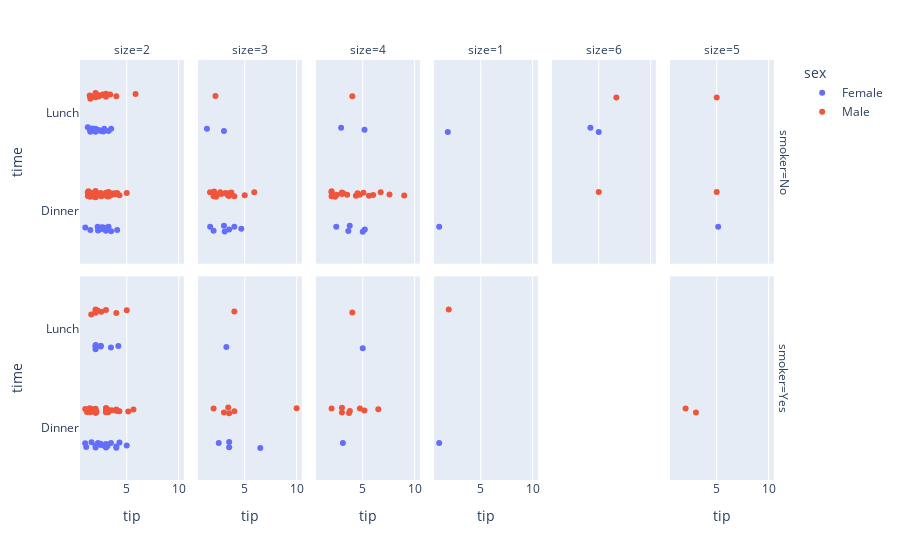

The notebook cell this image was saved under:
### Code cell
f1 = go.Figure()
px.strip(df, x='tip', y='time',color='sex', facet_col='size',facet_row='smoker')

### Figure 1 — Plotly figure (JSON) as saved in the notebook; plotly's stock layout.template omitted (floating-point values rounded to 4 significant figures)
{"data": [{"alignmentgroup": "True", "boxpoints": "all", "fillcolor": "rgba(255,255,255,0)", "hoveron": "points", "hovertemplate": "sex=Female<br>smoker=No<br>size=2<br>tip=%{x}<br>time=%{y}<extra></extra>", "legendgroup": "Female", "line": {"color": "rgba(255,255,255,0)"}, "marker": {"color": "#636efa"}, "name": "Female", "offsetgroup": "Female", "orientation": "h", "pointpos": 0, "showlegend": true, "type": "box", "x": [1.01, 3.02, 2.75, 2.23, 3, 3, 2.6, 1.5, 2.47, 2.2, 3.25, 4.08, 3.5, 1.5, 1.8, 1.68, 2.52, 2, 2, 2.83, 1.5, 2, 3.25, 1.25, 2, 2, 2.75, 3.5, 2.3, 1.5, 1.63, 2.61, 3], "x0": " ", "xaxis": "x7", "y": ["Dinner", "Dinner", "Dinner", "Dinner", "Dinner", "Dinner", "Dinner", "Dinner", "Dinner", "Dinner", "Dinner", "Dinner", "Dinner", "Lunch", "Lunch", "Lunch", "Lunch", "Lunch", "Lunch", "Lunch", "Lunch", "Lunch", "Lunch", "Lunch", "Lunch", "Lunch", "Lunch", "Lunch", "Lunch", "Lunch", "Lunch", "Dinner", "Dinner"], "y0": " ", "yaxis": "y7"}, {"alignmentgroup": "True", "boxpoints": "all", "fillcolor": "rgba(255,255,255,0)", "hoveron": "points", "hovertemplate": "sex=Female<br>smoker=No<br>size=3<br>tip=%{x}<br>time=%{y}<extra></extra>", "legendgroup": "Female", "line": {"color": "rgba(255,255,255,0)"}, "marker": {"color": "#636efa"}, "name": "Female", "offsetgroup": "Female", "orientation": "h", "pointpos": 0, "showlegend": false, "type": "box", "x": [1.67, 3.5, 3.07, 3, 4, 1.36, 2, 3, 4.67], "x0": " ", "xaxis": "x8", "y": ["Dinner", "Dinner", "Dinner", "Dinner", "Dinner", "Lunch", "Dinner", "Lunch", "Dinner"], "y0": " ", "yaxis": "y8"}, {"alignmentgroup": "True", "boxpoints": "all", "fillcolor": "rgba(255,255,255,0)", "hoveron": "points", "hovertemplate": "sex=Female<br>smoker=No<br>size=4<br>tip=%{x}<br>time=%{y}<extra></extra>", "legendgroup": "Female", "line": {"color": "rgba(255,255,255,0)"}, "marker": {"color": "#636efa"}, "name": "Female", "offsetgroup": "Female", "orientation": "h", "pointpos": 0, "showlegend": false, "type": "box", "x": [3.61, 5, 2.45, 5.2, 5.17, 2.92, 3.75], "x0": " ", "xaxis": "x9", "y": ["Dinner", "Dinner", "Dinner", "Dinner", "Lunch", "Lunch", "Dinner"], "y0": " ", "yaxis": "y9"}, {"alignmentgroup": "True", "boxpoints": "all", "fillcolor": "rgba(255,255,255,0)", "hoveron": "points", "hovertemplate": "sex=Female<br>smoker=No<br>size=1<br>tip=%{x}<br>time=%{y}<extra></extra>", "legendgroup": "Female", "line": {"color": "rgba(255,255,255,0)"}, "marker": {"color": "#636efa"}, "name": "Female", "offsetgroup": "Female", "orientation": "h", "pointpos": 0, "showlegend": false, "type": "box", "x": [1.83, 1], "x0": " ", "xaxis": "x10", "y": ["Lunch", "Dinner"], "y0": " ", "yaxis": "y10"}, {"alignmentgroup": "True", "boxpoints": "all", "fillcolor": "rgba(255,255,255,0)", "hoveron": "points", "hovertemplate": "sex=Female<br>smoker=No<br>size=6<br>tip=%{x}<br>time=%{y}<extra></extra>", "legendgroup": "Female", "line": {"color": "rgba(255,255,255,0)"}, "marker": {"color": "#636efa"}, "name": "Female", "offsetgroup": "Female", "orientation": "h", "pointpos": 0, "showlegend": false, "type": "box", "x": [4.2, 5], "x0": " ", "xaxis": "x11", "y": ["Lunch", "Lunch"], "y0": " ", "yaxis": "y11"}, {"alignmentgroup": "True", "boxpoints": "all", "fillcolor": "rgba(255,255,255,0)", "hoveron": "points", "hovertemplate": "sex=Female<br>smoker=No<br>size=5<br>tip=%{x}<br>time=%{y}<extra></extra>", "legendgroup": "Female", "line": {"color": "rgba(255,255,255,0)"}, "marker": {"color": "#636efa"}, "name": "Female", "offsetgroup": "Female", "orientation": "h", "pointpos": 0, "showlegend": false, "type": "box", "x": [5.14], "x0": " ", "xaxis": "x12", "y": ["Dinner"], "y0": " ", "yaxis": "y12"}, {"alignmentgroup": "True", "boxpoints": "all", "fillcolor": "rgba(255,255,255,0)", "hoveron": "points", "hovertemplate": "sex=Female<br>smoker=Yes<br>size=2<br>tip=%{x}<br>time=%{y}<extra></extra>", "legendgroup": "Female", "line": {"color": "rgba(255,255,255,0)"}, "marker": {"color": "#636efa"}, "name": "Female", "offsetgroup": "Female", "orientation": "h", "pointpos": 0, "showlegend": false, "type": "box", "x": [3.14, 5, 1, 4.3, 2.5, 3, 3.48, 4, 3, 1.61, 2, 4, 4.19, 2, 2.01, 2, 2.5, 2.23, 2.5, 1.1, 3.48, 2.5, 2, 2.88, 2], "x0": " ", "xaxis": "x", "y": ["Dinner", "Dinner", "Dinner", "Dinner", "Dinner", "Dinner", "Dinner", "Dinner", "Dinner", "Dinner", "Dinner", "Dinner", "Lunch", "Lunch", "Lunch", "Lunch", "Lunch", "Dinner", "Dinner", "Dinner", "Lunch", "Lunch", "Lunch", "Dinner", "Dinner"], "y0": " ", "yaxis": "y"}, {"alignmentgroup": "True", "boxpoints": "all", "fillcolor": "rgba(255,255,255,0)", "hoveron": "points", "hovertemplate": "sex=Female<br>smoker=Yes<br>size=3<br>tip=%{x}<br>time=%{y}<extra></extra>", "legendgroup": "Female", "line": {"color": "rgba(255,255,255,0)"}, "marker": {"color": "#636efa"}, "name": "Female", "offsetgroup": "Female", "orientation": "h", "pointpos": 0, "showlegend": false, "type": "box", "x": [2.5, 3.5, 3.5, 3.23, 6.5], "x0": " ", "xaxis": "x2", "y": ["Dinner", "Dinner", "Dinner", "Lunch", "Dinner"], "y0": " ", "yaxis": "y2"}, {"alignmentgroup": "True", "boxpoints": "all", "fillcolor": "rgba(255,255,255,0)", "hoveron": "points", "hovertemplate": "sex=Female<br>smoker=Yes<br>size=4<br>tip=%{x}<br>time=%{y}<extra></extra>", "legendgroup": "Female", "line": {"color": "rgba(255,255,255,0)"}, "marker": {"color": "#636efa"}, "name": "Female", "offsetgroup": "Female", "orientation": "h", "pointpos": 0, "showlegend": false, "type": "box", "x": [5, 3.09], "x0": " ", "xaxis": "x3", "y": ["Lunch", "Dinner"], "y0": " ", "yaxis": "y3"}, {"alignmentgroup": "True", "boxpoints": "all", "fillcolor": "rgba(255,255,255,0)", "hoveron": "points", "hovertemplate": "sex=Female<br>smoker=Yes<br>size=1<br>tip=%{x}<br>time=%{y}<extra></extra>", "legendgroup": "Female", "line": {"color": "rgba(255,255,255,0)"}, "marker": {"color": "#636efa"}, "name": "Female", "offsetgroup": "Female", "orientation": "h", "pointpos": 0, "showlegend": false, "type": "box", "x": [1], "x0": " ", "xaxis": "x4", "y": ["Dinner"], "y0": " ", "yaxis": "y4"}, {"alignmentgroup": "True", "boxpoints": "all", "fillcolor": "rgba(255,255,255,0)", "hoveron": "points", "hovertemplate": "sex=Male<br>smoker=No<br>size=2<br>tip=%{x}<br>time=%{y}<extra></extra>", "legendgroup": "Male", "line": {"color": "rgba(255,255,255,0)"}, "marker": {"color": "#EF553B"}, "name": "Male", "offsetgroup": "Male", "orientation": "h", "pointpos": 0, "showlegend": true, "type": "box", "x": [3.31, 2, 1.96, 3.23, 1.71, 1.57, 3.92, 4.08, 3.18, 2, 2, 4.3, 1.45, 3.27, 2.54, 3.06, 1.32, 3, 5, 3, 2.5, 1.56, 3.51, 2.01, 1.97, 1.25, 3, 2.71, 3.4, 2.03, 2, 4, 5.85, 3, 3.5, 1.5, 3.76, 3, 2.55, 2.31, 2.5, 2, 1.48, 1.5, 1.73, 2, 2.5, 2, 2.5, 2, 2.24, 1.44, 2.72, 3.39, 1.47, 1.25, 1.75], "x0": " ", "xaxis": "x7", "y": ["Dinner", "Dinner", "Dinner", "Dinner", "Dinner", "Dinner", "Dinner", "Dinner", "Dinner", "Dinner", "Dinner", "Dinner", "Dinner", "Dinner", "Dinner", "Dinner", "Dinner", "Dinner", "Dinner", "Dinner", "Dinner", "Dinner", "Dinner", "Dinner", "Dinner", "Dinner", "Lunch", "Lunch", "Lunch", "Lunch", "Lunch", "Lunch", "Lunch", "Lunch", "Dinner", "Dinner", "Dinner", "Dinner", "Dinner", "Lunch", "Lunch", "Lunch", "Lunch", "Lunch", "Lunch", "Lunch", "Dinner", "Dinner", "Dinner", "Dinner", "Dinner", "Lunch", "Dinner", "Dinner", "Dinner", "Dinner", "Dinner"], "y0": " ", "yaxis": "y7"}, {"alignmentgroup": "True", "boxpoints": "all", "fillcolor": "rgba(255,255,255,0)", "hoveron": "points", "hovertemplate": "sex=Male<br>smoker=No<br>size=3<br>tip=%{x}<br>time=%{y}<extra></extra>", "legendgroup": "Male", "line": {"color": "rgba(255,255,255,0)"}, "marker": {"color": "#EF553B"}, "name": "Male", "offsetgroup": "Male", "orientation": "h", "pointpos": 0, "showlegend": false, "type": "box", "x": [1.66, 3.5, 3.71, 3.35, 3.6, 2, 2.31, 5, 2.24, 2.05, 2.64, 3.15, 4, 2.18, 2.74, 3.48, 5.92], "x0": " ", "xaxis": "x8", "y": ["Dinner", "Dinner", "Dinner", "Dinner", "Dinner", "Dinner", "Dinner", "Dinner", "Dinner", "Dinner", "Dinner", "Dinner", "Dinner", "Lunch", "Dinner", "Dinner", "Dinner"], "y0": " ", "yaxis": "y8"}, {"alignmentgroup": "True", "boxpoints": "all", "fillcolor": "rgba(255,255,255,0)", "hoveron": "points", "hovertemplate": "sex=Male<br>smoker=No<br>size=4<br>tip=%{x}<br>time=%{y}<extra></extra>", "legendgroup": "Male", "line": {"color": "rgba(255,255,255,0)"}, "marker": {"color": "#EF553B"}, "name": "Male", "offsetgroup": "Male", "orientation": "h", "pointpos": 0, "showlegend": false, "type": "box", "x": [4.71, 3.12, 3, 7.58, 2.34, 2.5, 5.6, 6, 4.34, 6.73, 4, 5.07, 2, 2, 2, 3.5, 4.5, 9, 3], "x0": " ", "xaxis": "x9", "y": ["Dinner", "Dinner", "Dinner", "Dinner", "Dinner", "Dinner", "Dinner", "Dinner", "Dinner", "Dinner", "Lunch", "Dinner", "Dinner", "Dinner", "Dinner", "Dinner", "Dinner", "Dinner", "Dinner"], "y0": " ", "yaxis": "y9"}, {"alignmentgroup": "True", "boxpoints": "all", "fillcolor": "rgba(255,255,255,0)", "hoveron": "points", "hovertemplate": "sex=Male<br>smoker=No<br>size=6<br>tip=%{x}<br>time=%{y}<extra></extra>", "legendgroup": "Male", "line": {"color": "rgba(255,255,255,0)"}, "marker": {"color": "#EF553B"}, "name": "Male", "offsetgroup": "Male", "orientation": "h", "pointpos": 0, "showlegend": false, "type": "box", "x": [6.7, 5], "x0": " ", "xaxis": "x11", "y": ["Lunch", "Dinner"], "y0": " ", "yaxis": "y11"}, {"alignmentgroup": "True", "boxpoints": "all", "fillcolor": "rgba(255,255,255,0)", "hoveron": "points", "hovertemplate": "sex=Male<br>smoker=No<br>size=5<br>tip=%{x}<br>time=%{y}<extra></extra>", "legendgroup": "Male", "line": {"color": "rgba(255,255,255,0)"}, "marker": {"color": "#EF553B"}, "name": "Male", "offsetgroup": "Male", "orientation": "h", "pointpos": 0, "showlegend": false, "type": "box", "x": [5, 5], "x0": " ", "xaxis": "x12", "y": ["Lunch", "Dinner"], "y0": " ", "yaxis": "y12"}, {"alignmentgroup": "True", "boxpoints": "all", "fillcolor": "rgba(255,255,255,0)", "hoveron": "points", "hovertemplate": "sex=Male<br>smoker=Yes<br>size=2<br>tip=%{x}<br>time=%{y}<extra></extra>", "legendgroup": "Male", "line": {"color": "rgba(255,255,255,0)"}, "marker": {"color": "#EF553B"}, "name": "Male", "offsetgroup": "Male", "orientation": "h", "pointpos": 0, "showlegend": false, "type": "box", "x": [1.76, 3.21, 2, 1.98, 2.09, 3.08, 3, 5, 3, 4, 1.5, 3, 1.64, 4.06, 4.29, 2, 3.16, 5.15, 3.18, 4, 3.11, 2, 2, 3.55, 5.65, 3, 1.5, 2.56, 2.02, 4, 2, 2, 2.03, 1.5, 1.44, 2.2, 1.58, 3, 1, 1.17, 2], "x0": " ", "xaxis": "x", "y": ["Dinner", "Dinner", "Dinner", "Dinner", "Dinner", "Dinner", "Lunch", "Lunch", "Dinner", "Dinner", "Dinner", "Dinner", "Dinner", "Dinner", "Dinner", "Lunch", "Dinner", "Dinner", "Dinner", "Dinner", "Dinner", "Dinner", "Dinner", "Dinner", "Dinner", "Dinner", "Dinner", "Lunch", "Lunch", "Lunch", "Lunch", "Lunch", "Dinner", "Dinner", "Dinner", "Lunch", "Lunch", "Dinner", "Dinner", "Dinner", "Dinner"], "y0": " ", "yaxis": "y"}, {"alignmentgroup": "True", "boxpoints": "all", "fillcolor": "rgba(255,255,255,0)", "hoveron": "points", "hovertemplate": "sex=Male<br>smoker=Yes<br>size=3<br>tip=%{x}<br>time=%{y}<extra></extra>", "legendgroup": "Male", "line": {"color": "rgba(255,255,255,0)"}, "marker": {"color": "#EF553B"}, "name": "Male", "offsetgroup": "Male", "orientation": "h", "pointpos": 0, "showlegend": false, "type": "box", "x": [10, 3.5, 4, 4, 3.41, 2, 3], "x0": " ", "xaxis": "x2", "y": ["Dinner", "Dinner", "Dinner", "Lunch", "Dinner", "Dinner", "Dinner"], "y0": " ", "yaxis": "y2"}, {"alignmentgroup": "True", "boxpoints": "all", "fillcolor": "rgba(255,255,255,0)", "hoveron": "points", "hovertemplate": "sex=Male<br>smoker=Yes<br>size=4<br>tip=%{x}<br>time=%{y}<extra></extra>", "legendgroup": "Male", "line": {"color": "rgba(255,255,255,0)"}, "marker": {"color": "#EF553B"}, "name": "Male", "offsetgroup": "Male", "orientation": "h", "pointpos": 0, "showlegend": false, "type": "box", "x": [3, 3.76, 4.73, 3.68, 6.5, 4, 3, 5.16, 2], "x0": " ", "xaxis": "x3", "y": ["Dinner", "Dinner", "Dinner", "Dinner", "Dinner", "Lunch", "Dinner", "Dinner", "Dinner"], "y0": " ", "yaxis": "y3"}, {"alignmentgroup": "True", "boxpoints": "all", "fillcolor": "rgba(255,255,255,0)", "hoveron": "points", "hovertemplate": "sex=Male<br>smoker=Yes<br>size=1<br>tip=%{x}<br>time=%{y}<extra></extra>", "legendgroup": "Male", "line": {"color": "rgba(255,255,255,0)"}, "marker": {"color": "#EF553B"}, "name": "Male", "offsetgroup": "Male", "orientation": "h", "pointpos": 0, "showlegend": false, "type": "box", "x": [1.92], "x0": " ", "xaxis": "x4", "y": ["Lunch"], "y0": " ", "yaxis": "y4"}, {"alignmentgroup": "True", "boxpoints": "all", "fillcolor": "rgba(255,255,255,0)", "hoveron": "points", "hovertemplate": "sex=Male<br>smoker=Yes<br>size=5<br>tip=%{x}<br>time=%{y}<extra></extra>", "legendgroup": "Male", "line": {"color": "rgba(255,255,255,0)"}, "marker": {"color": "#EF553B"}, "name": "Male", "offsetgroup": "Male", "orientation": "h", "pointpos": 0, "showlegend": false, "type": "box", "x": [2, 3], "x0": " ", "xaxis": "x6", "y": ["Dinner", "Dinner"], "y0": " ", "yaxis": "y6"}], "layout": {"annotations": [{"font": {}, "showarrow": false, "text": "size=2", "x": 0.07333, "xanchor": "center", "xref": "paper", "y": 1, "yanchor": "bottom", "yref": "paper"}, {"font": {}, "showarrow": false, "text": "size=3", "x": 0.24, "xanchor": "center", "xref": "paper", "y": 1, "yanchor": "bottom", "yref": "paper"}, {"font": {}, "showarrow": false, "text": "size=4", "x": 0.4067, "xanchor": "center", "xref": "paper", "y": 1, "yanchor": "bottom", "yref": "paper"}, {"font": {}, "showarrow": false, "text": "size=1", "x": 0.5733, "xanchor": "center", "xref": "paper", "y": 1, "yanchor": "bottom", "yref": "paper"}, {"font": {}, "showarrow": false, "text": "size=6", "x": 0.74, "xanchor": "center", "xref": "paper", "y": 1, "yanchor": "bottom", "yref": "paper"}, {"font": {}, "showarrow": false, "text": "size=5", "x": 0.9067, "xanchor": "center", "xref": "paper", "y": 1, "yanchor": "bottom", "yref": "paper"}, {"font": {}, "showarrow": false, "text": "smoker=Yes", "textangle": 90, "x": 0.98, "xanchor": "left", "xref": "paper", "y": 0.2425, "yanchor": "middle", "yref": "paper"}, {"font": {}, "showarrow": false, "text": "smoker=No", "textangle": 90, "x": 0.98, "xanchor": "left", "xref": "paper", "y": 0.7575, "yanchor": "middle", "yref": "paper"}], "boxmode": "group", "legend": {"title": {"text": "sex"}, "tracegroupgap": 0}, "margin": {"t": 60}, "xaxis": {"anchor": "y", "domain": [0, 0.1467], "title": {"text": "tip"}}, "xaxis10": {"anchor": "y10", "domain": [0.5, 0.6467], "matches": "x", "showticklabels": false}, "xaxis11": {"anchor": "y11", "domain": [0.6667, 0.8133], "matches": "x", "showticklabels": false}, "xaxis12": {"anchor": "y12", "domain": [0.8333, 0.98], "matches": "x", "showticklabels": false}, "xaxis2": {"anchor": "y2", "domain": [0.1667, 0.3133], "matches": "x", "title": {"text": "tip"}}, "xaxis3": {"anchor": "y3", "domain": [0.3333, 0.48], "matches": "x", "title": {"text": "tip"}}, "xaxis4": {"anchor": "y4", "domain": [0.5, 0.6467], "matches": "x", "title": {"text": "tip"}}, "xaxis5": {"anchor": "y5", "domain": [0.6667, 0.8133], "matches": "x", "title": {"text": "tip"}}, "xaxis6": {"anchor": "y6", "domain": [0.8333, 0.98], "matches": "x", "title": {"text": "tip"}}, "xaxis7": {"anchor": "y7", "domain": [0, 0.1467], "matches": "x", "showticklabels": false}, "xaxis8": {"anchor": "y8", "domain": [0.1667, 0.3133], "matches": "x", "showticklabels": false}, "xaxis9": {"anchor": "y9", "domain": [0.3333, 0.48], "matches": "x", "showticklabels": false}, "yaxis": {"anchor": "x", "domain": [0, 0.485], "title": {"text": "time"}}, "yaxis10": {"anchor": "x10", "domain": [0.515, 1], "matches": "y", "showticklabels": false}, "yaxis11": {"anchor": "x11", "domain": [0.515, 1], "matches": "y", "showticklabels": false}, "yaxis12": {"anchor": "x12", "domain": [0.515, 1], "matches": "y", "showticklabels": false}, "yaxis2": {"anchor": "x2", "domain": [0, 0.485], "matches": "y", "showticklabels": false}, "yaxis3": {"anchor": "x3", "domain": [0, 0.485], "matches": "y", "showticklabels": false}, "yaxis4": {"anchor": "x4", "domain": [0, 0.485], "matches": "y", "showticklabels": false}, "yaxis5": {"anchor": "x5", "domain": [0, 0.485], "matches": "y", "showticklabels": false}, "yaxis6": {"anchor": "x6", "domain": [0, 0.485], "matches": "y", "showticklabels": false}, "yaxis7": {"anchor": "x7", "domain": [0.515, 1], "matches": "y", "title": {"text": "time"}}, "yaxis8": {"anchor": "x8", "domain": [0.515, 1], "matches": "y", "showticklabels": false}, "yaxis9": {"anchor": "x9", "domain": [0.515, 1], "matches": "y", "showticklabels": false}}}
